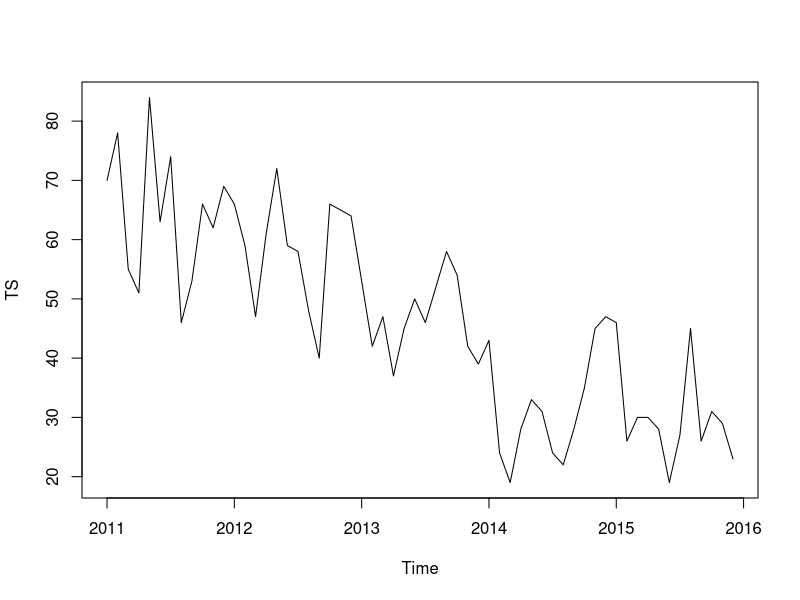
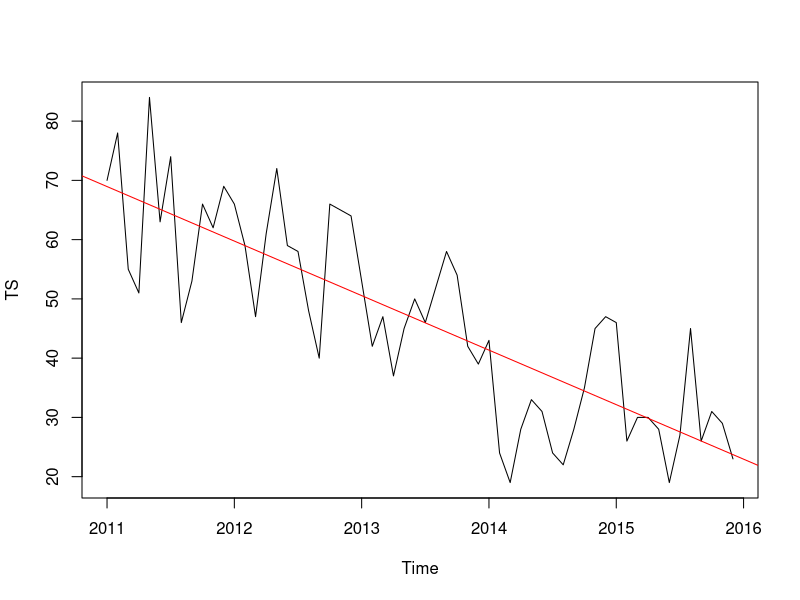
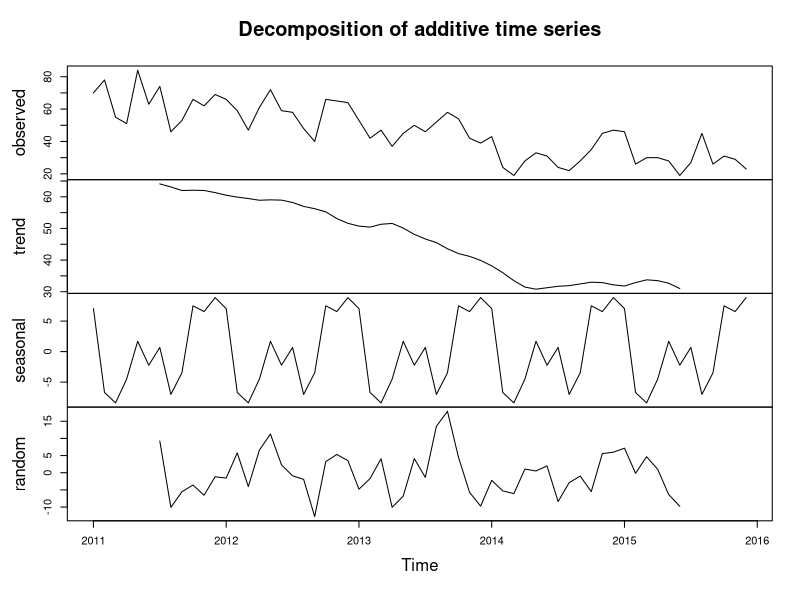
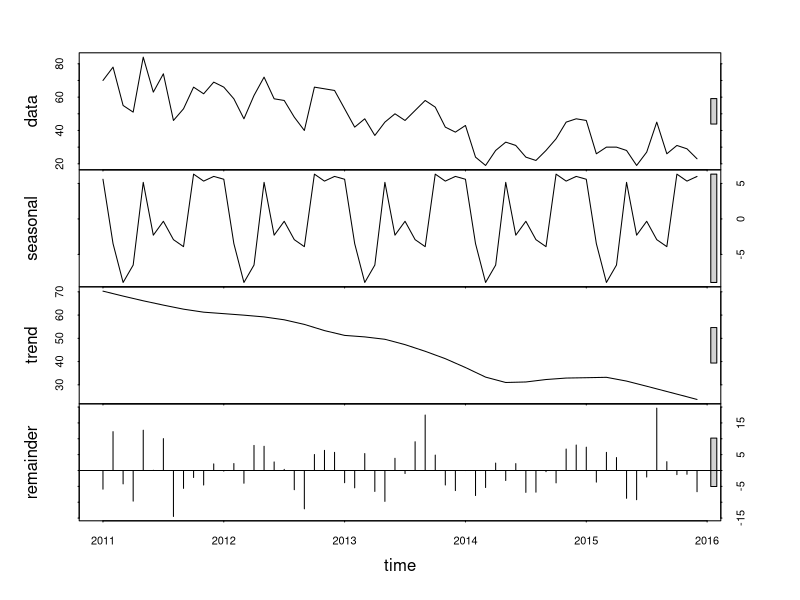
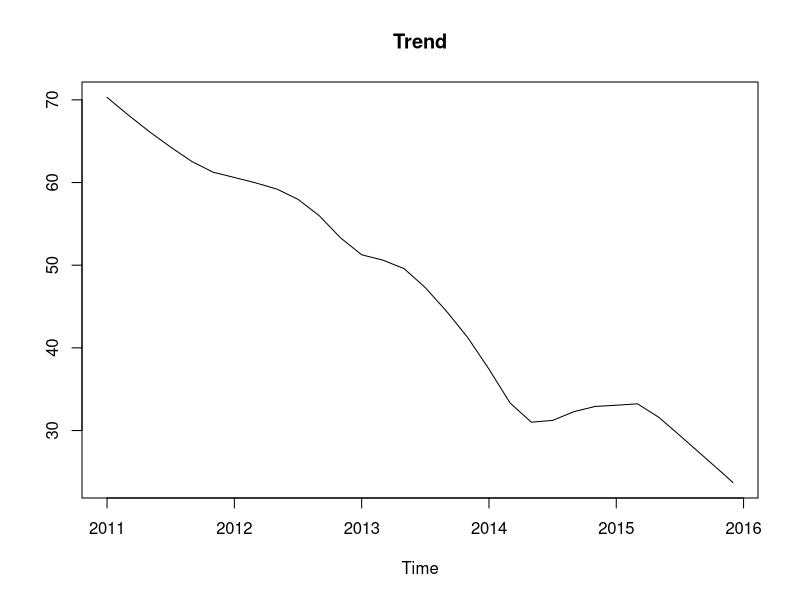
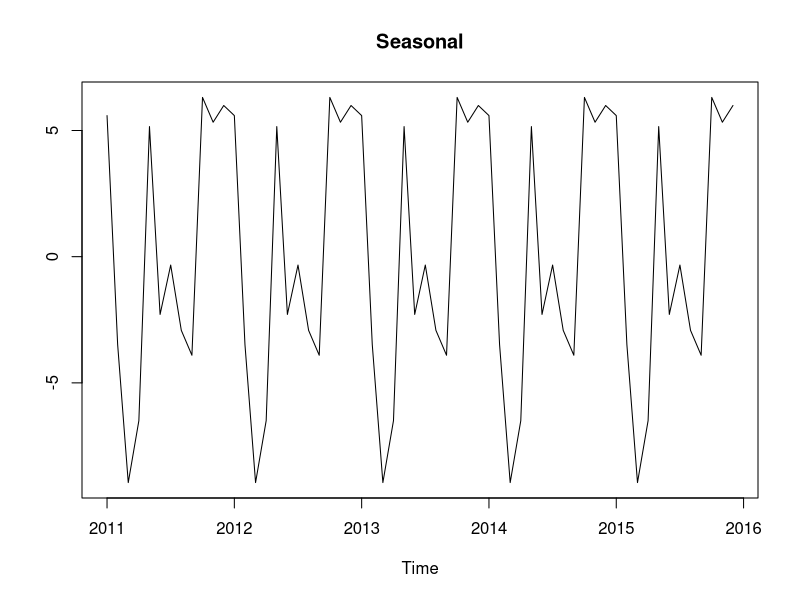
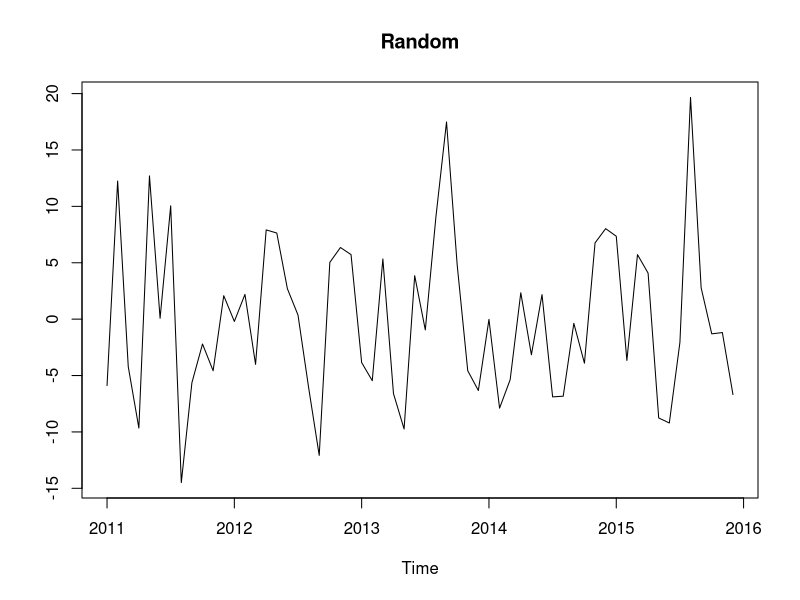
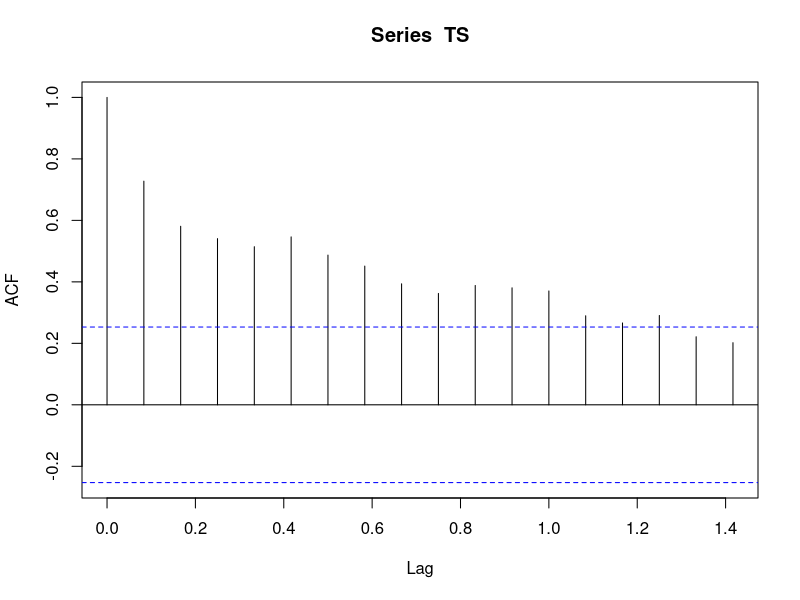

The R source for these figures, in order:
#Volume 3
#Section 4
#Video 4

#Author: Dr. Fabio Veronesi

library(xts)
library(forecast)

#Setting the working directory
setwd("E:/OneDrive/Packt - Data Analysis/Data")


#Load the Crime dataset
Hammersmith <- read.csv("Crimes_Hammersmith_Robbery_2001_2015.csv")


#The standard format: ts
TS <- ts(Hammersmith$Crimes, 
         start=c(2011, 1), 
         end=c(2015, 12), 
         frequency=12)

plot(TS)

#Linear Trend
l.trend <- lm(TS ~ index(TS))

plot(TS)
abline(l.trend, col="red")



#Decomposition
dec <- decompose(TS)

plot(dec)



STL <- stl(TS,"periodic")

plot(STL)


#Plot only the trend
plot(STL$time.series[,2], main="Trend", ylab="")


#Plot only the seasonal component
plot(STL$time.series[,1], main="Seasonal", ylab="")


#Plot only the random component
plot(STL$time.series[,3], main="Random", ylab="")



#Correlogram
acf(TS)


acf(STL$time.series[,3], main="Random")


#Same function from forecast package
Acf(STL$time.series[,3], main="Random")



#Cross-Correlation
KensingtonChelsea <- read.csv("Crimes_KensingtonChelsea_Robbery_2001_2015.csv")

TS2 <- ts(KensingtonChelsea$Crimes, 
          start=c(2011, 1), 
          end=c(2015, 12), 
          frequency=12)

plot(TS)
lines(TS2, col="red")



CC <- Ccf(TS, TS2, lag.max=24)

print(CC)


Ccf(decompose(TS)$random, 
    decompose(TS2)$random, 
    lag.max=24,na.action=na.omit,main="Random Component")

